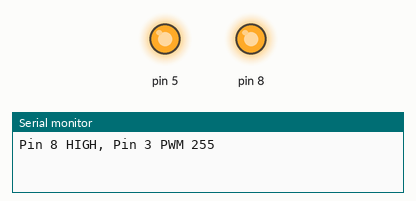
Recording of a sketch running on a simulated Arduino Uno, built with avr-gcc and run on an emulated ATmega328P. On the bench: output pins drawn as LEDs (lit = HIGH), the last lines printed to the serial monitor.

Above: at 0.05 s.
At 3.0 s:
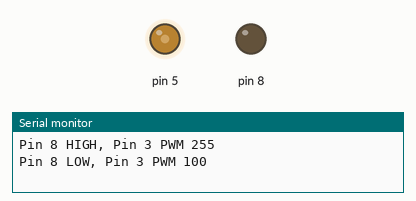
At 5.95 s:
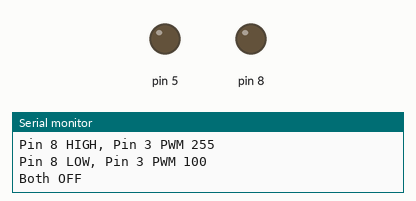
Timing chart, 0 to 7.8 s (numbered marks = the images above):
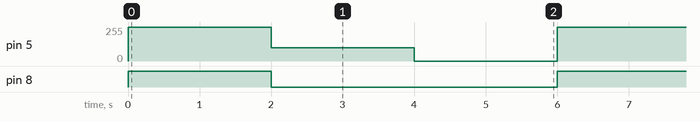

The sketch:

sketch_jul27a.ino
```cpp
void setup() {
  pinMode(8, OUTPUT);
  pinMode(5, OUTPUT);
  Serial.begin(9600);
}

void loop() {
  Serial.println("Pin 8 HIGH, Pin 3 PWM 255");
  digitalWrite(8, HIGH);
  analogWrite(5, 255);
  delay(2000);

  Serial.println("Pin 8 LOW, Pin 3 PWM 100");
  digitalWrite(8, LOW);
  analogWrite(5, 100);
  delay(2000);

  Serial.println("Both OFF");
  digitalWrite(8, LOW);
  analogWrite(5, 0);
  delay(2000);
}
```

Measured:
- by itself, pin 5: repeats every 6.0 s: 100/255 2.0 s, 0/255 2.0 s, 255/255 2.0 s
- by itself, pin 8: alternates HIGH for 2.0 s and LOW for 4.0 s
